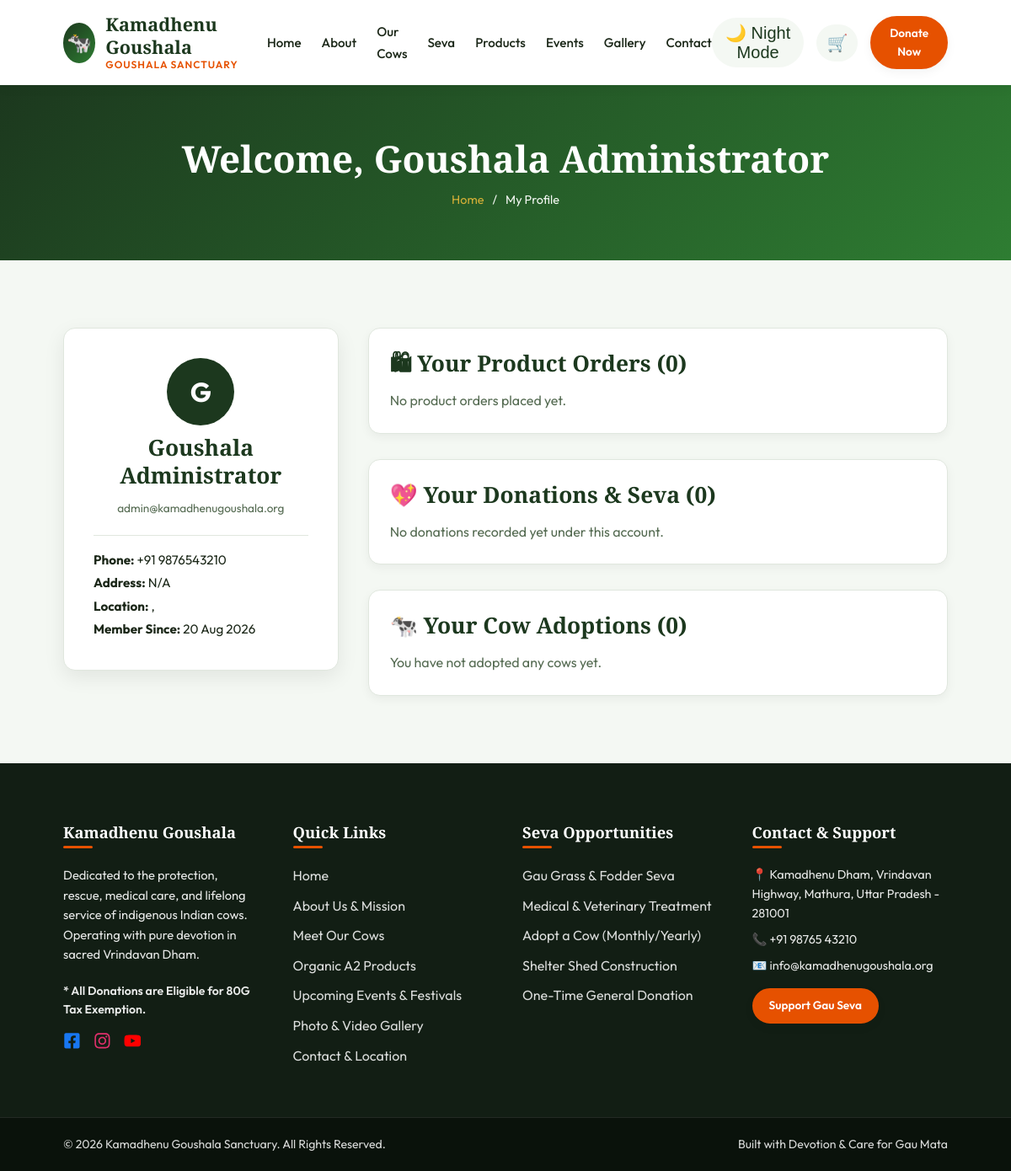
The page /pages/profile.php (signed in) on the database its author committed.
### tables this page shows
CREATE TABLE IF NOT EXISTS `site_settings` (
  `setting_key` VARCHAR(50) PRIMARY KEY,
  `setting_value` TEXT NOT NULL
);

CREATE TABLE IF NOT EXISTS `users` (
  `id` INT AUTO_INCREMENT PRIMARY KEY,
  `role_id` INT NOT NULL DEFAULT 2,
  `full_name` VARCHAR(100) NOT NULL,
  `email` VARCHAR(100) NOT NULL UNIQUE,
  `phone` VARCHAR(20) DEFAULT NULL,
  `address` TEXT DEFAULT NULL,
  `city` VARCHAR(50) DEFAULT NULL,
  `state` VARCHAR(50) DEFAULT NULL,
  `pincode` VARCHAR(10) DEFAULT NULL,
  `password_hash` VARCHAR(255) NOT NULL,
  `status` ENUM('active', 'inactive', 'banned') DEFAULT 'active',
  `created_at` TIMESTAMP DEFAULT CURRENT_TIMESTAMP,
  `updated_at` TIMESTAMP DEFAULT CURRENT_TIMESTAMP ON UPDATE CURRENT_TIMESTAMP,
  FOREIGN KEY (`role_id`) REFERENCES `roles` (`id`) ON DELETE CASCADE
);

### includes/auth.php (called while the page is built, shortened)
<?php
require_once __DIR__ . '/db.php';
require_once __DIR__ . '/functions.php';
function is_logged_in() {
    return !empty($_SESSION['user_id']);
}
function get_current_user_data() {
    global $pdo;
    $stmt = $pdo->prepare("SELECT id, role_id, full_name, email, phone, address, city, state, pincode, status, created_at FROM users WHERE id = ?");
    $stmt->execute([$_SESSION['user_id']]);
    return $stmt->fetch();
}
function get_base_url() {
    $scriptName = $_SERVER['SCRIPT_NAME'] ?? '';
    return '/';
}

### includes/functions.php (called while the page is built, shortened)
<?php
function get_setting($key, $default = '') {
    global $pdo;
    try {
        $stmt = $pdo->prepare("SELECT setting_value FROM site_settings WHERE setting_key = ?");
        $stmt->execute([$key]);
        $res = $stmt->fetchColumn();
        return $res !== false ? $res : $default;
    } catch (Exception $e) {
        return $default;
    }
}

### pages/profile.php (the view, shortened to what this page needs)
<?php
require_once __DIR__ . '/../includes/header.php';
$user = get_current_user_data();
$userId = $_SESSION['user_id'];
$stmtOrders = $pdo->prepare("SELECT * FROM orders WHERE user_id = ? ORDER BY id DESC");
$stmtOrders->execute([$userId]);
$orders = $stmtOrders->fetchAll();
$stmtDon = $pdo->prepare("SELECT * FROM donations WHERE user_id = ? ORDER BY id DESC");
$stmtDon->execute([$userId]);
$donations = $stmtDon->fetchAll();
$stmtAdp = $pdo->prepare("
    SELECT a.*, c.name as cow_name, c.breed as cow_breed, c.main_image
    FROM adoptions a
    JOIN cows c ON a.cow_id = c.id
    WHERE a.user_id = ?
    ORDER BY a.id DESC
");
$stmtAdp->execute([$userId]);
$adoptions = $stmtAdp->fetchAll();
?>
<div class="page-banner">
  <div class="container">
    <h1>Welcome, <?= htmlspecialchars($user['full_name']) ?></h1>
    <div class="breadcrumb">
      <a href="<?= $baseUrl ?>index.php">Home</a> / <span>My Profile</span>
    </div>
  </div>
</div>
<section class="section-padding bg-light">
  <div class="container">
    <div style="display: grid; grid-template-columns: repeat(auto-fit, minmax(300px, 1fr)); gap: 35px; align-items: start;">
      <div>
        <div class="form-card" style="margin:0; width:100%; max-width:100%;">
          <div style="text-align:center; margin-bottom:20px;">
            <div style="width:80px; height:80px; background:var(--primary-dark); color:white; border-radius:50%; display:inline-flex; align-items:center; justify-content:center; font-size:2rem; font-weight:bold;">
              <?= strtoupper(substr($user['full_name'], 0, 1)) ?>
            </div>
            <h3 style="margin-top:10px;"><?= htmlspecialchars($user['full_name']) ?></h3>
            <p style="font-size:0.85rem; color:var(--text-muted);"><?= htmlspecialchars($user['email']) ?></p>
          </div>
          <div style="font-size:0.95rem; border-top:1px solid var(--border-light); padding-top:15px; line-height:1.8;">
            <p><strong>Phone:</strong> <?= htmlspecialchars($user['phone'] ?: 'N/A') ?></p>
            <p><strong>Address:</strong> <?= htmlspecialchars($user['address'] ?: 'N/A') ?></p>
            <p><strong>Location:</strong> <?= htmlspecialchars($user['city'] ?: '') ?>, <?= htmlspecialchars($user['state'] ?: '') ?></p>
            <p><strong>Member Since:</strong> <?= date('d M Y', strtotime($user['created_at'])) ?></p>
          </div>
        </div>
      </div>
      <div style="grid-column: span 2;">
        <div style="background:white; border-radius:var(--radius-md); padding:25px; box-shadow:var(--shadow-sm); margin-bottom:30px; border:1px solid var(--border-light);">
          <h3 style="margin-bottom:15px; color:var(--primary-dark);">🛍 Your Product Orders (<?= count($orders) ?>)</h3>
          <?php if (!empty($orders)): ?>
            <div class="table-responsive">
              <table class="custom-table">
                <thead>
                  <tr>
                    <th>Order #</th>
                    <th>Date</th>
                    <th>Total</th>
                    <th>Payment</th>
                    <th>Status</th>
                    <th>Action</th>
                  </tr>
                </thead>
                <tbody>
                  <?php foreach ($orders as $o): ?>
                    <tr>
                      <td><strong><?= htmlspecialchars($o['order_number']) ?></strong></td>
                      <td><?= date('d M Y', strtotime($o['created_at'])) ?></td>
                      <td><?= format_currency($o['total_amount']) ?></td>
                      <td><span style="color:#2E7D32; font-weight:bold;"><?= htmlspecialchars($o['payment_status']) ?></span></td>
                      <td><span class="card-badge" style="position:static;"><?= htmlspecialchars($o['order_status']) ?></span></td>
                      <td><a href="success.php?type=order&number=<?= urlencode($o['order_number']) ?>" class="btn btn-outline btn-sm">Receipt</a></td>
                    </tr>
                  <?php endforeach; ?>
                </tbody>
              </table>
            </div>
          <?php else: ?>
            <p style="color:var(--text-muted);">No product orders placed yet.</p>
          <?php endif; ?>
        </div>
        <div style="background:white; border-radius:var(--radius-md); padding:25px; box-shadow:var(--shadow-sm); margin-bottom:30px; border:1px solid var(--border-light);">
          <h3 style="margin-bottom:15px; color:var(--primary-dark);">💖 Your Donations & Seva (<?= count($donations) ?>)</h3>
          <?php if (!empty($donations)): ?>
            <div class="table-responsive">
              <table class="custom-table">
                <thead>
                  <tr>
                    <th>Donation #</th>
                    <th>Program</th>
                    <th>Amount</th>
                    <th>Date</th>
                    <th>80G Receipt</th>
                  </tr>
                </thead>
                <tbody>
                  <?php foreach ($donations as $d): ?>
                    <tr>
                      <td><strong><?= htmlspecialchars($d['donation_number']) ?></strong></td>
                      <td><?= htmlspecialchars($d['purpose']) ?></td>
                      <td style="font-weight:bold; color:var(--accent-orange);"><?= format_currency($d['amount']) ?></td>
                      <td><?= date('d M Y', strtotime($d['created_at'])) ?></td>
                      <td><a href="success.php?type=donation&number=<?= urlencode($d['donation_number']) ?>" class="btn btn-outline btn-sm">View 80G</a></td>
                    </tr>
                  <?php endforeach; ?>
                </tbody>
              </table>
            </div>
          <?php else: ?>
            <p style="color:var(--text-muted);">No donations recorded yet under this account.</p>
          <?php endif; ?>
        </div>
        <div style="background:white; border-radius:var(--radius-md); padding:25px; box-shadow:var(--shadow-sm); border:1px solid var(--border-light);">
          <h3 style="margin-bottom:15px; color:var(--primary-dark);">🐄 Your Cow Adoptions (<?= count($adoptions) ?>)</h3>
          <?php if (!empty($adoptions)): ?>
            <div class="table-responsive">
              <table class="custom-table">
                <thead>
                  <tr>
                    <th>Adoption #</th>
                    <th>Cow Name</th>
                    <th>Duration</th>
                    <th>Total</th>
                    <th>Status</th>
                    <th>Certificate</th>
                  </tr>
                </thead>
                <tbody>
                  <?php foreach ($adoptions as $a): ?>
                    <tr>
                      <td><strong><?= htmlspecialchars($a['adoption_number']) ?></strong></td>
                      <td><?= htmlspecialchars($a['cow_name']) ?> (<?= htmlspecialchars($a['cow_breed']) ?>)</td>
                      <td><?= $a['duration_months'] ?> Months</td>
                      <td style="font-weight:bold;"><?= format_currency($a['total_amount']) ?></td>
                      <td><span style="color:#2E7D32; font-weight:bold;"><?= htmlspecialchars($a['status']) ?></span></td>
                      <td><a href="success.php?type=adoption&number=<?= urlencode($a['adoption_number']) ?>" class="btn btn-outline btn-sm">View Certificate</a></td>
                    </tr>
                  <?php endforeach; ?>
                </tbody>
              </table>
            </div>
          <?php else: ?>
            <p style="color:var(--text-muted);">You have not adopted any cows yet.</p>
          <?php endif; ?>
        </div>
      </div>
    </div>
  </div>
</section>
<?php require_once __DIR__ . '/../includes/footer.php'; ?>

### includes/navbar.php (shortened to what this page needs)
<?php
$scriptName = basename($_SERVER['SCRIPT_NAME']);
$currentDir = basename(dirname($_SERVER['SCRIPT_NAME']));
function isActive($page, $dir = '') {
    global $scriptName, $currentDir;
    return ($scriptName === $page) ? 'active' : '';
}
?>
<header class="navbar-wrapper">
  <div class="container">
    <nav class="navbar">
      <a href="<?= $baseUrl ?>index.php" class="logo-brand">
        <?php $customLogoImg = get_setting('site_logo_image', ''); ?>
        <?php if (!empty($customLogoImg)): ?>
          <img src="<?= $baseUrl . htmlspecialchars($customLogoImg) ?>" alt="Logo" style="height:48px; width:auto; max-width:140px; object-fit:contain;">
        <?php else: ?>
          <div class="logo-icon"><?= htmlspecialchars(get_setting('site_logo_icon', '🐄')) ?></div>
        <?php endif; ?>
        <div class="logo-text">
          <h2><?= htmlspecialchars(get_setting('site_name', 'Kamadhenu')) ?></h2>
          <p><?= htmlspecialchars(get_setting('site_logo_subtext', 'GOUSHALA SANCTUARY')) ?></p>
        </div>
      </a>
      <ul class="nav-menu">
        <li><a href="<?= $baseUrl ?>index.php" class="nav-link <?= isActive('index.php') ?>">Home</a></li>
        <li><a href="<?= $baseUrl ?>pages/about.php" class="nav-link <?= isActive('about.php', 'pages') ?>">About</a></li>
        <li><a href="<?= $baseUrl ?>pages/cows.php" class="nav-link <?= isActive('cows.php', 'pages') ?>">Our Cows</a></li>
        <li><a href="<?= $baseUrl ?>pages/seva.php" class="nav-link <?= isActive('seva.php', 'pages') ?>">Seva</a></li>
        <li><a href="<?= $baseUrl ?>pages/products.php" class="nav-link <?= isActive('products.php', 'pages') ?>">Products</a></li>
        <li><a href="<?= $baseUrl ?>pages/events.php" class="nav-link <?= isActive('events.php', 'pages') ?>">Events</a></li>
        <li><a href="<?= $baseUrl ?>pages/gallery.php" class="nav-link <?= isActive('gallery.php', 'pages') ?>">Gallery</a></li>
        <li><a href="<?= $baseUrl ?>pages/contact.php" class="nav-link <?= isActive('contact.php', 'pages') ?>">Contact</a></li>
      </ul>
      <div class="nav-actions">
        <button id="theme-toggle" class="theme-toggle-btn" aria-label="Toggle Dark Mode" title="Toggle Dark Mode">
        </button>
        <a href="<?= $baseUrl ?>pages/cart.php" class="cart-icon-btn" title="Shopping Cart">
          🛒
        </a>
        <a href="<?= $baseUrl ?>pages/donate.php" class="btn btn-primary btn-sm">Donate Now</a>
      </div>
    </nav>
  </div>
</header>

### includes/footer.php (shortened to what this page needs)
</main>
<footer>
  <div class="container">
    <div class="footer-grid">
      <div class="footer-col">
        <h4><?= htmlspecialchars(get_setting('site_name', 'Kamadhenu Goushala')) ?></h4>
        <p style="color: rgba(255,255,255,0.8); font-size: 0.92rem; margin-bottom: 20px;">
          <?= htmlspecialchars(get_setting('footer_about_text', 'Dedicated to the protection, rescue, medical care, and lifelong service of indigenous Indian cows. Operating with pure devotion in sacred Vrindavan Dham.')) ?>
        </p>
        <p style="color: var(--accent-orange); font-size: 0.88rem; font-weight: 600; margin-bottom: 15px;">
          * All Donations are Eligible for 80G Tax Exemption.
        </p>
        <div class="footer-social" style="display: flex; gap: 15px; margin-top: 15px;">
          <a href="<?= htmlspecialchars(get_setting('facebook_url', 'https://facebook.com')) ?>" class="social-fb" target="_blank" title="Facebook" style="color: rgba(255,255,255,0.8); font-size: 1.3rem; transition: color 0.2s; display: flex; align-items: center;"></a>
          <a href="<?= htmlspecialchars(get_setting('instagram_url', 'https://instagram.com')) ?>" class="social-ig" target="_blank" title="Instagram" style="color: rgba(255,255,255,0.8); font-size: 1.3rem; transition: color 0.2s; display: flex; align-items: center;"></a>
          <a href="<?= htmlspecialchars(get_setting('youtube_url', 'https://youtube.com')) ?>" class="social-yt" target="_blank" title="YouTube" style="color: rgba(255,255,255,0.8); font-size: 1.3rem; transition: color 0.2s; display: flex; align-items: center;"></a>
        </div>
      </div>
      <div class="footer-col">
        <h4>Quick Links</h4>
        <ul class="footer-links">
          <li><a href="<?= $baseUrl ?>index.php">Home</a></li>
          <li><a href="<?= $baseUrl ?>pages/about.php">About Us & Mission</a></li>
          <li><a href="<?= $baseUrl ?>pages/cows.php">Meet Our Cows</a></li>
          <li><a href="<?= $baseUrl ?>pages/products.php">Organic A2 Products</a></li>
          <li><a href="<?= $baseUrl ?>pages/events.php">Upcoming Events & Festivals</a></li>
          <li><a href="<?= $baseUrl ?>pages/gallery.php">Photo & Video Gallery</a></li>
          <li><a href="<?= $baseUrl ?>pages/contact.php">Contact & Location</a></li>
        </ul>
      </div>
      <div class="footer-col">
        <h4>Seva Opportunities</h4>
        <ul class="footer-links">
          <li><a href="<?= $baseUrl ?>pages/seva.php">Gau Grass & Fodder Seva</a></li>
          <li><a href="<?= $baseUrl ?>pages/seva.php">Medical & Veterinary Treatment</a></li>
          <li><a href="<?= $baseUrl ?>pages/adopt.php">Adopt a Cow (Monthly/Yearly)</a></li>
          <li><a href="<?= $baseUrl ?>pages/seva.php">Shelter Shed Construction</a></li>
          <li><a href="<?= $baseUrl ?>pages/donate.php">One-Time General Donation</a></li>
        </ul>
      </div>
      <div class="footer-col">
        <h4>Contact & Support</h4>
        <p style="color: rgba(255,255,255,0.8); font-size: 0.9rem; margin-bottom: 8px;">
          📍 <?= htmlspecialchars(get_setting('contact_address', 'Vrinda Dham, Mathura, UP - 281001')) ?>
        </p>
        <p style="color: rgba(255,255,255,0.8); font-size: 0.9rem; margin-bottom: 8px;">
          📞 <?= htmlspecialchars(get_setting('contact_phone', '+91 98765 43210')) ?>
        </p>
        <p style="color: rgba(255,255,255,0.8); font-size: 0.9rem; margin-bottom: 15px;">
          📧 <?= htmlspecialchars(get_setting('contact_email', 'info@kamadhenugoushala.org')) ?>
        </p>
        <a href="<?= $baseUrl ?>pages/donate.php" class="btn btn-primary btn-sm">Support Gau Seva</a>
      </div>
    </div>
  </div>
  <div class="footer-bottom">
    <div class="container">
      <p>&copy; <?= date('Y') ?> <?= htmlspecialchars(get_setting('footer_copyright_text', get_setting('site_name', 'Kamadhenu Goushala') . ' Sanctuary. All Rights Reserved.')) ?></p>
      <p>Built with Devotion & Care for Gau Mata</p>
    </div>
  </div>
</footer>
</body>
</html>

### rows shown on the page
site_settings: setting_value "Kamadhenu Goushala", setting_value "Kamadhenu Goushala Sanctuary. All Rights Reserved."
users: full_name "Goushala Administrator", full_name "G", email "admin@kamadhenugoushala.org", phone "+91 9876543210", address "N/A", created_at "20 Aug 2026"
site_settings: setting_value "Kamadhenu Dham, Vrindavan Highway, Mathura, Uttar Pradesh - 281001"
site_settings: setting_value "+91 98765 43210"
site_settings: setting_value "info@kamadhenugoushala.org"

### other values the page prints
get_setting('site_logo_icon', '🐄') "🐄"
get_setting('site_logo_subtext', 'GOUSHALA SANCTUARY') "GOUSHALA SANCTUARY"
count($orders) "0"
count($donations) "0"
count($adoptions) "0"
